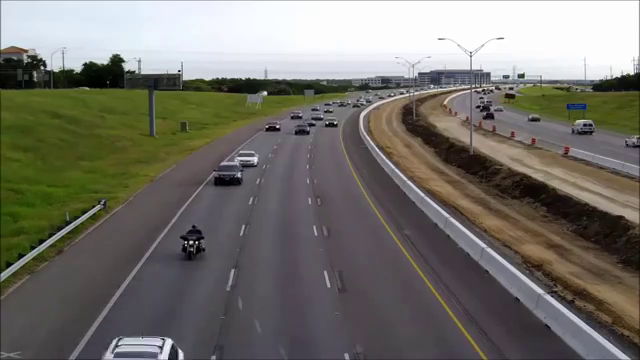
#> input picture frame 60 of Highway1.avi, 640 x 360 px
$ python HW3.py   (older library calls are emulated)
#> lines starting #> are read from the running program, lines starting #| are printed output that depends on the picture; after the words box and inside, x2 and y2 are one past the last pixel; in counts of white or black regions, pixels touching at a corner belong together; long printed decimals are rounded; pictures that were not available may be replaced by others from this repository, and a replacement may not be noted
import cv2, numpy as np
import random
import sys
import math

#
# Globals for the DETECTION configuration
#
GAUSSIAN_BLUR_SIZE = 13
THRESHOLD_AFTER_BULR = 120
MIN_CONTOUR_AREA = 100
CANDIDATE_MAX_DISTANCE = 40
TTL_NO_UPDATE = 2

#
# Globals for the PROGRAM configuration
#
RUN_FRAME_BY_FRAME = True
SHOW_KALMAN_PREDICTIONS = False
START_DETECTION_Y_COORDINATE = 150
SHOW_SUBTRACTION_MASK = False
RED_LINE_POSITION_PERCENTAGE = 0.8

#
# Globals for the car detection
#
TrackedCars = []
NextCarID = 0
Step = 0

#
# A structure to keep all info for a single tracked car
# Each tracked car has its own kalman predictor to be used when the system was unable to find a suitable position
#
class TrackedCar:
    x = 0
    y = 0
    width = 0
    height = 0
    color = (0, 0, 0)
    id = 0
    stepUpdated = 0
    kalmanFilter = cv2.KalmanFilter(4,2)
    predictedPosition = False
    passedRedLine = False

def GetRandomColor():
    return (random.randint(0, 255), random.randint(0, 255), random.randint(0, 255))

def math_calc_dist(p1,p2):
    return math.sqrt(math.pow((p2[0] - p1[0]), 2) +
                     math.pow((p2[1] - p1[1]), 2))

def ExtractCarsFromFGMask(fgmask):
    global GAUSSIAN_BLUR_SIZE, THRESHOLD_AFTER_BULR, MIN_CONTOUR_AREA, START_DETECTION_Y_COORDINATE
    detectedCarsRects = []

    #
    # Process the foreground binary image before finding contours
    #
    fgmask = cv2.threshold(fgmask, 150, 255, cv2.THRESH_BINARY)[1]
    fgmask = cv2.GaussianBlur(fgmask, (GAUSSIAN_BLUR_SIZE, GAUSSIAN_BLUR_SIZE), 0)
    fgmask = cv2.threshold(fgmask, THRESHOLD_AFTER_BULR, 255, cv2.THRESH_BINARY)[1]
    _, contours, _  = cv2.findContours(fgmask.copy(), cv2.RETR_EXTERNAL, cv2.CHAIN_APPROX_SIMPLE)

    #
    # loop over the contours
    #
    for c in contours:
        #
        # if the contour is too small, ignore it
        #
        if cv2.contourArea(c) < MIN_CONTOUR_AREA :
           continue

        #
        # If the car above the detection line - ignore it
        #
        boundingRect = cv2.boundingRect(c)
        if boundingRect[1] < START_DETECTION_Y_COORDINATE:
           continue

        #
        # Here we add the bounding rect as a detected car
        #
        detectedCarsRects.append(boundingRect)
    return detectedCarsRects

def AddRectsToTrackedCars(rects):
    global NextCarID, Step, TrackedCars

    if not rects:
        return

    for rect in rects:
        trackedCar = TrackedCar()
        trackedCar.id = NextCarID
        NextCarID = NextCarID + 1
        trackedCar.color = GetRandomColor()
        trackedCar.x = rect[0]
        trackedCar.y = rect[1]
        trackedCar.width = rect[2]
        trackedCar.height = rect[3]
        trackedCar.stepUpdated = Step
        trackedCar.kalmanFilter = cv2.KalmanFilter(4,2)
        trackedCar.kalmanFilter.measurementMatrix = np.array([[1,0,0,0],[0,1,0,0]],np.float32)
        trackedCar.kalmanFilter.transitionMatrix = np.array([[1,0,1,0],[0,1,0,1],[0,0,1,0],[0,0,0,1]],np.float32)
        trackedCar.kalmanFilter.processNoiseCov = np.array([[1,0,0,0],[0,1,0,0],[0,0,1,0],[0,0,0,1]],np.float32) * 0.03

        #
        # Initialize Kalman
        #
        for i in range(0):
            trackedCar.kalmanFilter.correct(np.array([np.float32(trackedCar.x),np.float32(trackedCar.y + i)]))
            trackedCar.kalmanFilter.predict()

        #
        # Add to the traced cars list
        #
        TrackedCars.append(trackedCar);

def ProcessDetectedCars(rects):
    global CANDIDATE_MAX_DISTANCE

    if not rects:
        return

    for trackedCar in TrackedCars:
        candidateIndex = -1
        candidateDistance = 1000000

        #
        # Find the closest rect to the given car
        #
        kalmanPredict = trackedCar.kalmanFilter.predict()
        print ("Original/Kalman coordinates for " + str(trackedCar.id) + ": (" + str(trackedCar.x) + "," + str(trackedCar.y) + ")/(" + str(kalmanPredict[0]) + "," + str(kalmanPredict[1]) + ")")

        #
        # A simple next-step detection algorythm - find the closest detected object (a candidate)
        # We assume that cars always move in one direction - down the frame
        #
        i = 0
        for rect in rects:
            if (rect[1] > trackedCar.y - 1):
                distance = math_calc_dist((rect[0], rect[1]), (trackedCar.x, trackedCar.y))
                if (distance < candidateDistance):
                    candidateDistance = distance
                    candidateIndex = i
            i = i + 1

        #
        # If a candidate wasn't found
        #
        if candidateIndex == -1 or candidateDistance > CANDIDATE_MAX_DISTANCE :
            trackedCar.x = kalmanPredict[0][0]
            trackedCar.y = kalmanPredict[1][0]
            trackedCar.predictedPosition = True
        else:
            #
            # Update the coordinate in the tracked car and delete the candidate from the list
            #
            rectCandidate = rects[candidateIndex];
            trackedCar.x = rectCandidate[0]
            trackedCar.y = rectCandidate[1]
            trackedCar.predictedPosition = False
            trackedCar.width = rectCandidate[2]
            trackedCar.height = rectCandidate[3]
            trackedCar.stepUpdated = Step
            del rects[candidateIndex]

    #
    # Call the correction in any case
    #
    trackedCar.kalmanFilter.correct(np.array([[np.float32(trackedCar.x)],[np.float32(trackedCar.y)]]))

    #
    # Now, the rest of the detected rects ARE new cars and they should be added to the trackedCars list
    #
    AddRectsToTrackedCars(rects)

def TrackVideo(filename):
#> called with filename = 'Highway1.avi'
    global Step, SHOW_SUBTRACTION_MASK, START_DETECTION_Y_COORDINATE, TTL_NO_UPDATE, SHOW_KALMAN_PREDICTIONS, RUN_FRAME_BY_FRAME, TrackedCars, RED_LINE_POSITION_PERCENTAGE

    cap = cv2.VideoCapture(filename)
    fgbg = cv2.createBackgroundSubtractorMOG2()

    #
    # Read the first frame to get its size
    #
    ret, frame = cap.read()
#> frame is the input picture: shape (360, 640, 3); mean B, G, R 106.6, 113.9, 116.2
    frameHeight = frame.shape[0]
#> frameHeight = 360
    frameWidth = frame.shape[1]
#> frameWidth = 640
    RedLineYPosition = int(RED_LINE_POSITION_PERCENTAGE * frameHeight)
#> RedLineYPosition = 288

    #
    # Run first frames to calculate the initial background
    #
    while(1):
        ret, frame = cap.read()
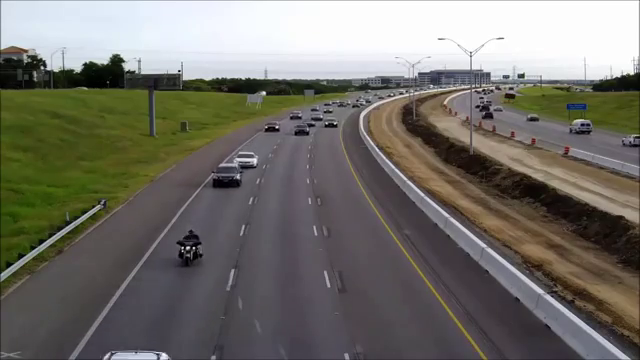
#> input picture frame 61 of Highway1.avi, 640 x 360 px
#> frame is the input picture: shape (360, 640, 3); mean B, G, R 106.2, 113.6, 115.9
        fgmask = fgbg.apply(frame)
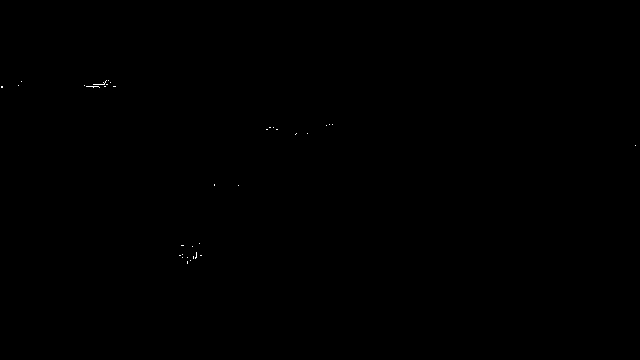
#> fgmask: shape (360, 640); values 127 (black) and 255 (white), 0.04% white in thin lines or dots, all inside (x1, y1, x2, y2) = (1, 80, 636, 264)
        Rects = ExtractCarsFromFGMask(fgmask)
#> in ExtractCarsFromFGMask, `fgmask = cv2.threshold(fgmask, THRESHOLD_AFTER_BULR, 255, cv2.THRESH_B..`: fgmask: shape (360, 640); every value is 0
#> in ExtractCarsFromFGMask, `_, contours, _  = cv2.findContours(fgmask.copy(), cv2.RETR_EXTERNAL, c..`: contours = []
#> Rects = []
        if not not Rects:
            break

    #
    # After the first cars are detected - initialize the variables and register these first cars as tracked cars
    #
    passedRedLineCount = 0
#> passedRedLineCount = 0
    AddRectsToTrackedCars(Rects)
#> the loop in AddRectsToTrackedCars, `for rect in rects:` made 3 passes
#> (trackedCar.color, trackedCar.x, trackedCar.y, trackedCar.width, trackedCar.height) on passes 1 to 3: ((197, 215, 20), 155, 236, 45, 53), ((132, 248, 207), 203, 177, 39, 18), ((155, 244, 183), 234, 155, 21, 17)
#> after the loop in AddRectsToTrackedCars, `for rect in rects:`: NextCarID = 3; TrackedCars = 3 items

    #
    # At this point fgmask contains the initial tracked frame
    # We extract cars to track and will continue tracking them (and new ones) in a loop over the rest of frames
    #
    framesCount = 0
    while(1):
        ret, frame = cap.read()
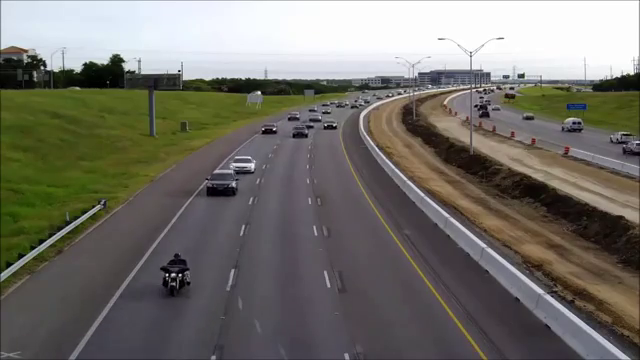
#> input picture frame 67 of Highway1.avi, 640 x 360 px
#> frame is the input picture: shape (360, 640, 3); mean B, G, R 105.8, 113.1, 115.5
        if ret == False:
            break

        fgmask = fgbg.apply(frame)
        framesCount = framesCount + 1

        if SHOW_SUBTRACTION_MASK == True:
            copymask = fgmask.copy()

        #
        # Extract cars
        #
        rects = ExtractCarsFromFGMask(fgmask)
#> in ExtractCarsFromFGMask (call 7), `fgmask = cv2.threshold(fgmask, 150, 255, cv2.THRESH_BINARY)[1]`: fgmask: shape (360, 640); 1% white in thin lines or dots, all inside (x1, y1, x2, y2) = (28, 80, 640, 358)
#> in ExtractCarsFromFGMask (call 7), `fgmask = cv2.threshold(fgmask, THRESHOLD_AFTER_BULR, 255, cv2.THRESH_B..`:
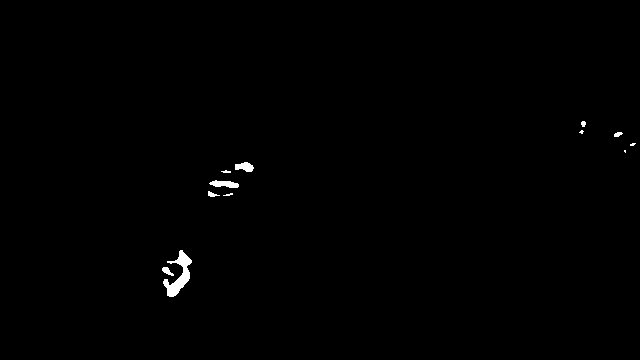
#> fgmask: shape (360, 640); 0.45% white; 12 white regions (4 under 20 px)
#> in ExtractCarsFromFGMask (call 7), `_, contours, _  = cv2.findContours(fgmask.copy(), cv2.RETR_EXTERNAL, c..`: contours = 12 contours, 6 with area under 20; largest, box (x1, y1, x2, y2) and area: (163, 250, 192, 297) 470, (209, 180, 239, 188) 126, (235, 162, 254, 172) 108, (162, 267, 174, 276) 42, (208, 191, 220, 197) 24, (614, 132, 623, 137) 22
#> the loop in ExtractCarsFromFGMask (call 7), `for c in contours:` made 12 passes
#> boundingRect on passes 2, 5, 7: (163, 250, 29, 47), (209, 180, 30, 8), (235, 162, 19, 10)
#> c on pass 8: [[624, 150], [624, 151], [625, 152], [625, 150]]
#> after the loop in ExtractCarsFromFGMask (call 7), `for c in contours:`: detectedCarsRects = [(163, 250, 29, 47), (209, 180, 30, 8), (235, 162, 19, 10)]
#> rects has the same summary as detectedCarsRects in ExtractCarsFromFGMask
        if not rects:
            continue

        Step = Step + 1
        ProcessDetectedCars(rects)
#> the loop in ProcessDetectedCars, `for trackedCar in TrackedCars:` made 3 passes
#| Original/Kalman coordinates for 0: (155,236)/([0.],[0.])
#| Original/Kalman coordinates for 1: (203,177)/([0.],[0.])
#| Original/Kalman coordinates for 2: (234,155)/([0.],[0.])

        #
        # Tracked cars - draw the rectangles and delete old cars to improve performance
        #
        trackedIndex = -1
        for trackedCar in TrackedCars:
            #
            # If no tracking is available for the given car for more than TTL_NO_UPDATE steps
            # this may mean: 1. The car passed below the frame
            #                2. The car was a detection mistake and now joined another car
            #                3. The noise was detected and thought of as a car
            # These are garbage cars and should be removed
            #
            trackedIndex = trackedIndex + 1
            if trackedCar.stepUpdated < Step - TTL_NO_UPDATE:
                del TrackedCars[trackedIndex]
                continue

            #
            # Immediately remove from the list cars that moved beyond the end of the frame to IMPROVE PERFORMANCE
            # This step may be omitted and then these cars will be deleted as a garbage cars in the next several iterations
            #
            if trackedCar.y > frameHeight:
                del TrackedCars[trackedIndex]
                continue

            #
            # Now we will draw the rectangles on any tracked car that we detected in the last frame.
            # There are cars that tracking information was not available from this frame - in this case it's position is predicted by Kalman
            # But still - we don't draw them on the frame although don't delete them immediately as they may be redetected in the next frames
            #
            if trackedCar.stepUpdated == Step:
                (x, y, w, h) = (int(trackedCar.x), int(trackedCar.y), trackedCar.width, trackedCar.height)
                cv2.rectangle(frame, (x, y), (x + w, y + h), trackedCar.color, 2)
                cv2.putText(frame, str(trackedCar.id),
                        (trackedCar.x, trackedCar.y), cv2.FONT_HERSHEY_SIMPLEX, 0.35, (0, 0, 255), 1)

                #
                # A bonus track - count red line crossing cars
                #
                if (y > RedLineYPosition) and trackedCar.passedRedLine == False:
                    trackedCar.passedRedLine = True
                    passedRedLineCount = passedRedLineCount + 1

                #
                # For debug purposes we can show the subtraction mask, this may be configured by the global parameter SHOW_SUBTRACTION_MASK
                #
                if SHOW_SUBTRACTION_MASK == True:
                    cv2.rectangle(copymask, (x, y), (x + w, y + h), trackedCar.color, 2)
                    cv2.putText(copymask, str(trackedCar.id),
                        (trackedCar.x, trackedCar.y), cv2.FONT_HERSHEY_SIMPLEX, 0.35, (255, 255, 255), 1)
            else:
                #
                # For debug purposes we can show Kalman predictions in black. This is configured by the global parameter SHOW_KALMAN_PREDICTIONS
                #
                if trackedCar.predictedPosition == True and SHOW_KALMAN_PREDICTIONS == True:
                    (x, y, w, h) = (int(trackedCar.x), int(trackedCar.y), trackedCar.width, trackedCar.height)
                    cv2.rectangle(frame, (x, y), (x + w, y + h), (0, 0, 0), 2)
                    cv2.putText(frame, str(trackedCar.id),
                        (trackedCar.x, trackedCar.y), cv2.FONT_HERSHEY_SIMPLEX, 0.35, (0, 0, 0), 1)
#> this loop made 3 passes
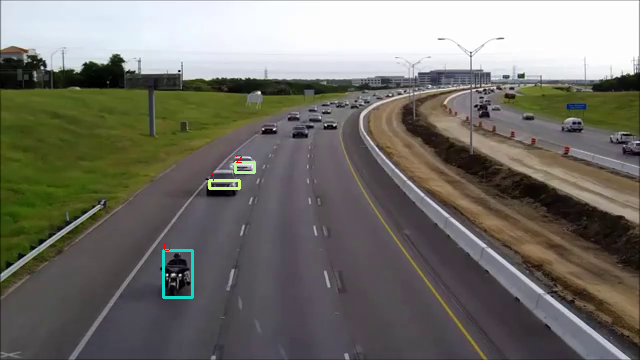
#> frame: shape (360, 640, 3); 0.38% of pixels changed, all inside (x1, y1, x2, y2) = (162, 155, 256, 299)
#> after the loop, passedRedLineCount = 0; trackedIndex = 2

        #
        # Put Red and Green lines on the frame
        #
        cv2.line(frame, (0, START_DETECTION_Y_COORDINATE), (frameWidth, START_DETECTION_Y_COORDINATE), (0, 255, 0), 1)
        cv2.line(frame, (0, RedLineYPosition), (frameWidth, RedLineYPosition), (0, 0, 255), 1)

        #
        # Put texts on the frame
        #
        cv2.putText(frame, "Frame: " + str(framesCount),
                        (10, 20), cv2.FONT_HERSHEY_SIMPLEX, 0.85, (255, 0, 0), 1)
        cv2.putText(frame, "Passed the red line: " + str(passedRedLineCount),
                        (10, 50), cv2.FONT_HERSHEY_SIMPLEX, 0.85, (255, 0, 0), 1)

        #
        # Show the frame, the mask, etc
        #
        if SHOW_SUBTRACTION_MASK == True:
            cv2.imshow('frame_MASK', copymask)
        cv2.imshow(filename, frame)

        #
        # Exit criteria and step-by-step run
        #
        if RUN_FRAME_BY_FRAME == True:
            cv2.waitKey(0)
        k = cv2.waitKey(30) & 0xff
#> (key Esc is pressed here)
        if k == 27:
            break

    cap.release()

#
# Main
#
TrackVideo('Highway1.avi')
TrackVideo('Highway3.avi')
#> the loop in ProcessDetectedCars (call 2), `for trackedCar in TrackedCars:` made 6 passes
#> (kalmanPredict, trackedCar.x, trackedCar.y, trackedCar.predictedPosition, trackedCar.width, trackedCar.height) on passes 1 to 3: ([0, 0, 0, 0], 163, 250, False, 29, 47), ([0, 0, 0, 0], 209, 180, False, 30, 8), ([6.84, 4.72, 0, 0], 235, 162, False, 19, 10)
#> (kalmanPredict, trackedCar.x, trackedCar.y, trackedCar.predictedPosition) on passes 4 to 6: ([0, 0, 0, 0], 0, 0, True), ([0, 0, 0, 0], 0, 0, True), ([0, 0, 0, 0], 0, 0, True)
#| Original/Kalman coordinates for 0: (163,250)/([0.],[0.])
#| Original/Kalman coordinates for 1: (209,180)/([0.],[0.])
#| Original/Kalman coordinates for 2: (235,162)/([6.845],[4.718])
#| Original/Kalman coordinates for 3: (155,236)/([0.],[0.])
#| Original/Kalman coordinates for 4: (203,177)/([0.],[0.])
#| Original/Kalman coordinates for 5: (234,155)/([0.],[0.])
#> the loop in TrackVideo (call 2), `for trackedCar in TrackedCars:` made 6 passes
#> (key Enter is pressed here)
TrackVideo('Highway4.avi')
#> call 3 of TrackVideo, with filename = 'Highway4.avi'
#> the loop in TrackVideo (call 3), `for trackedCar in TrackedCars:` made 7 passes
#> after the loop in TrackVideo (call 3), `for trackedCar in TrackedCars:`:
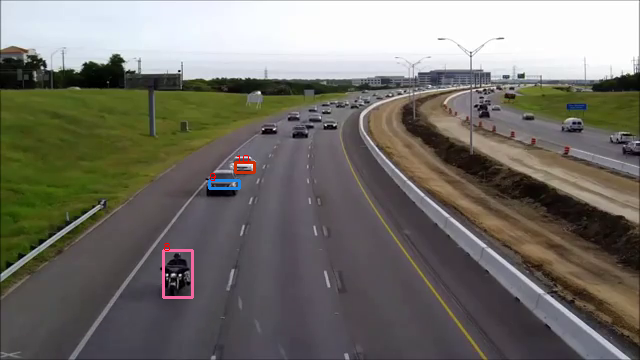
#> frame: shape (360, 640, 3); 0.39% of pixels changed, all inside (x1, y1, x2, y2) = (162, 155, 256, 299)
#> after the loop in TrackVideo (call 3), `for trackedCar in TrackedCars:`: passedRedLineCount = 0; trackedIndex = 6
#> in TrackVideo (call 3), `cv2.putText(frame, "Passed the red line: " + str(passedRedLineCount), ..`:
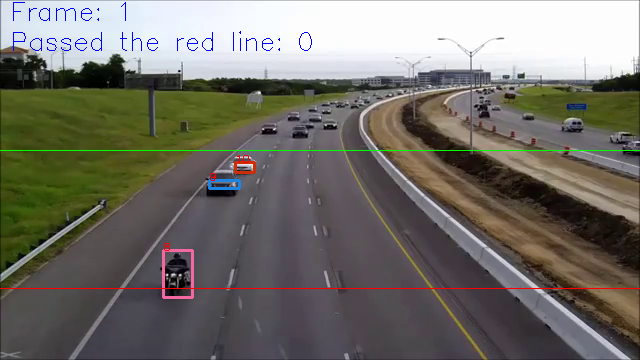
#> frame: shape (360, 640, 3); mean B, G, R 105.6, 112.6, 115.3
